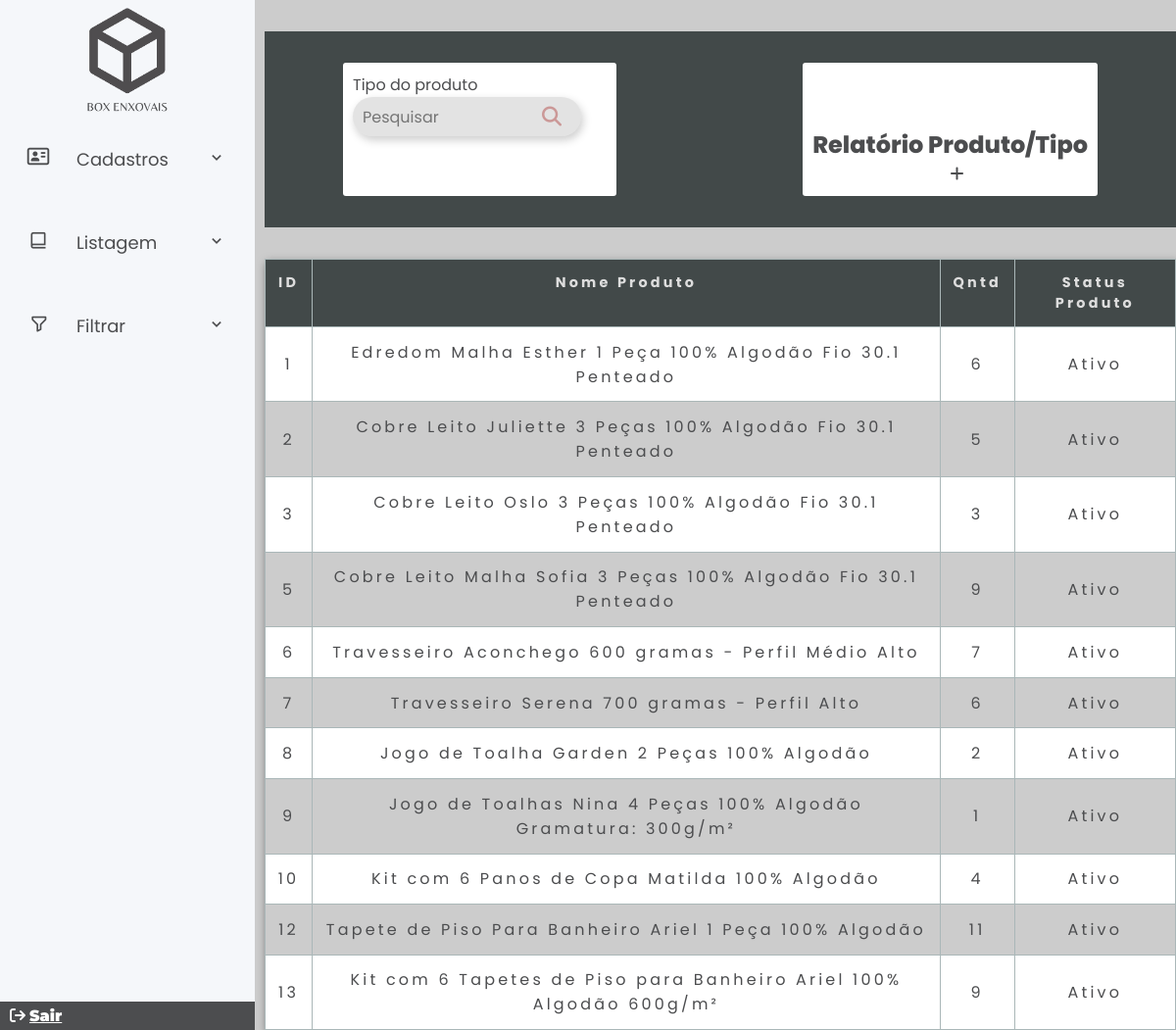
/adm/relatorioEstoque.php, run on the app's committed database.
### tables this page shows
CREATE TABLE `produto` (
  `codProd` int(11) NOT NULL,
  `nomeProd` varchar(100) DEFAULT NULL,
  `descricao` varchar(1000) DEFAULT NULL,
  `cuidado` varchar(2000) NOT NULL,
  `med_casal` varchar(100) NOT NULL,
  `med_queen` varchar(100) NOT NULL,
  `med_superKing` varchar(100) NOT NULL,
  `med_solteiro` varchar(100) NOT NULL,
  `valor` double NOT NULL,
  `qntd` int(11) DEFAULT NULL,
  `arquivo` varchar(100) DEFAULT NULL,
  `arquivo2` varchar(100) NOT NULL,
  `marca_produto_cod` int(11) DEFAULT NULL,
  `tipo_produto_cod` int(11) DEFAULT NULL,
  `status` int(11) NOT NULL DEFAULT 1
);

### adm/relatorioEstoque.php (the view, shortened to what this page needs)
<?php
require_once("../assets/conexao.php");
$V_WHERE = "";
$sql = "SELECT p.codProd, p.nomeProd, p.status, p.qntd
FROM produto p
WHERE 1 = 1" . $V_WHERE;
$resultado = mysqli_query($conexao, $sql);
?>
<?php require_once("sidebar.php"); ?>
<section class="home-section">
    <div class="card-listar">
        <div class="card-body pesquisar">
            <form method="POST">
                <div class="input-group">
                    <div class="input-box">
                        <label for="nome">Tipo do produto</label>
                        <div class="search-box">
                            <input type="text" class="search-text" placeholder="Pesquisar" id="nome" name="nome" />
                            <button class="search-btn" name="pesquisar"><i class="fa-solid fa-magnifying-glass cor-i"></i></button>
                        </div>
                    </div>
                </div>
            </form>
        </div>
        <div class="card-body">
            <h2 class="title-marca">Relatório Produto/Tipo</h2>
            <a href="cadMarcaProduto.php" class="btn-plus"><i class="fa-solid fa-plus"></i></a>
        </div>
    </div>
    <div class="container mt-3">
        <div class="tbl_container">
            <table class="tbl">
                <thead>
                    <tr>
                        <th>ID</th>
                        <th>Nome Produto</th>
                        <th>Qntd</th>
                        <th>Status Produto</th>
                    </tr>
                <tbody>
                    <?php while ($linha = mysqli_fetch_array($resultado)) { ?>
                        <tr>
                            <td data-lable="ID"><?= $linha['codProd'] ?></td>
                            <td data-lable="Nome Produto"><?= $linha['nomeProd'] ?></td>
                            <td data-lable="Qtnd"><?= $linha['qntd'] ?></td>
                            <td data-lable="Status">
                                <?php echo ($linha['status'] == 1) ? 'Ativo' : 'Inativo'; ?>
                            </td>
                        </tr>
                    <?php } ?>
                </tbody>
                </thead>
            </table>
        </div>
    </div>
</section>
<?php require_once("rodapeSidebar.php") ?>

### assets/css/adm.css (style rules this page uses)
* { margin: 0; padding: 0; box-sizing: border-box; font-family: 'Montserrat'; color: #4c4d4f; }
.home-section { margin-left: 270px; width: 80%; }
.card-body { border: none; padding: 10px; background: #fff; border-radius: 3px; margin: 2rem; margin-left: 5rem; margin-right: 5rem; }
.pesquisar { width: 50%; justify-content: space-between; }
.title-marca { margin-top: 20%; align-items: center; font-weight:800; }
.btn-plus { color: #cb9897; margin-left: 50%; margin-right: 50%; }
.container { max-width: 1440px; max-height: 90%; width: 100%; background: #fff; box-shadow: 2px 4px 10px rgba(0,0,0,0.5); border-radius: 3px; }
.tbl { width: 100%; border-collapse: collapse; }
.tbl thead { background: #424949; color: #fff; }
.tbl thead tr th { font-size: 0.9rem; padding: 0.8rem; letter-spacing: 0.2rem; vertical-align: top; border: 1px solid #aab7b8; color: #ddd; }
.tbl tbody tr td { font-size: 1rem; letter-spacing: 0.2rem; font-weight: normal; text-align: center; border: 1px solid #aab7b8; padding: 0.8rem; }
.tbl tr:nth-child(even) { background: #ccc; }
.search-box { width: 80%; background:#0000001c; box-shadow: 2px 4px 10px rgba(0,0,0,0.2); height: 40px; padding: 10px; border-radius: 40px; display: flex; justify-content: space-between; align-items: center; }
.search-text { border: none; background: none; width: 80%; outline: none; padding: 0; color: #000; font-size: 16px; transition: 0.5s; }
.search-btn { width: 40px; height: 40px; border-radius: 50%; background: none; border: none; display: flex; justify-content: center; align-items: center; transition: 0.5s; }
.cor-i { color: #cb9897; font-size: 20px; }

### adm/relatorioEstoque.php (style rules this page uses)
* { padding: 0; margin: 0; box-sizing: border-box; font-family: "poppins", sans-serif; }
body { background: #ccc; display: flex; justify-content: center; align-items: center; min-height: 100vh; }
.card-listar { display: flex; justify-content: space-between; background: #424949; margin-top: 2rem; margin-bottom: 2rem; }
.pesquisar { width: 30%; justify-content: space-between; }
.search-box { width: 90%; background:#0000001c; box-shadow: 2px 4px 10px rgba(0,0,0,0.2); height: 40px; padding: 10px; border-radius: 40px; display: flex; justify-content: space-between; align-items: center; }

### data on the page
produto: codProd "1", nomeProd "Edredom Malha Esther 1 Peça 100% Algodão Fio 30.1 Penteado", qntd "6", status "Ativo"
produto: codProd "2", nomeProd "Cobre Leito Juliette 3 Peças 100% Algodão Fio 30.1 Penteado", qntd "5", status "Ativo"
produto: codProd "3", nomeProd "Cobre Leito Oslo 3 Peças 100% Algodão Fio 30.1 Penteado", qntd "3", status "Ativo"
produto: codProd "5", nomeProd "Cobre Leito Malha Sofia 3 Peças 100% Algodão Fio 30.1 Penteado", qntd "9", status "Ativo"
produto: codProd "6", nomeProd "Travesseiro Aconchego 600 gramas - Perfil Médio Alto", qntd "7", status "Ativo"
produto: codProd "7", nomeProd "Travesseiro Serena 700 gramas - Perfil Alto", qntd "6", status "Ativo"
produto: codProd "8", nomeProd "Jogo de Toalha Garden 2 Peças 100% Algodão", qntd "2", status "Ativo"
produto: codProd "9", nomeProd "Jogo de Toalhas Nina 4 Peças 100% Algodão Gramatura: 300g/m²", qntd "1", status "Ativo"
produto: codProd "10", nomeProd "Kit com 6 Panos de Copa Matilda 100% Algodão", qntd "4", status "Ativo"
produto: codProd "12", nomeProd "Tapete de Piso Para Banheiro Ariel 1 Peça 100% Algodão", qntd "11", status "Ativo"
produto: codProd "13", nomeProd "Kit com 6 Tapetes de Piso para Banheiro Ariel 100% Algodão 600g/m²", qntd "9", status "Ativo"
